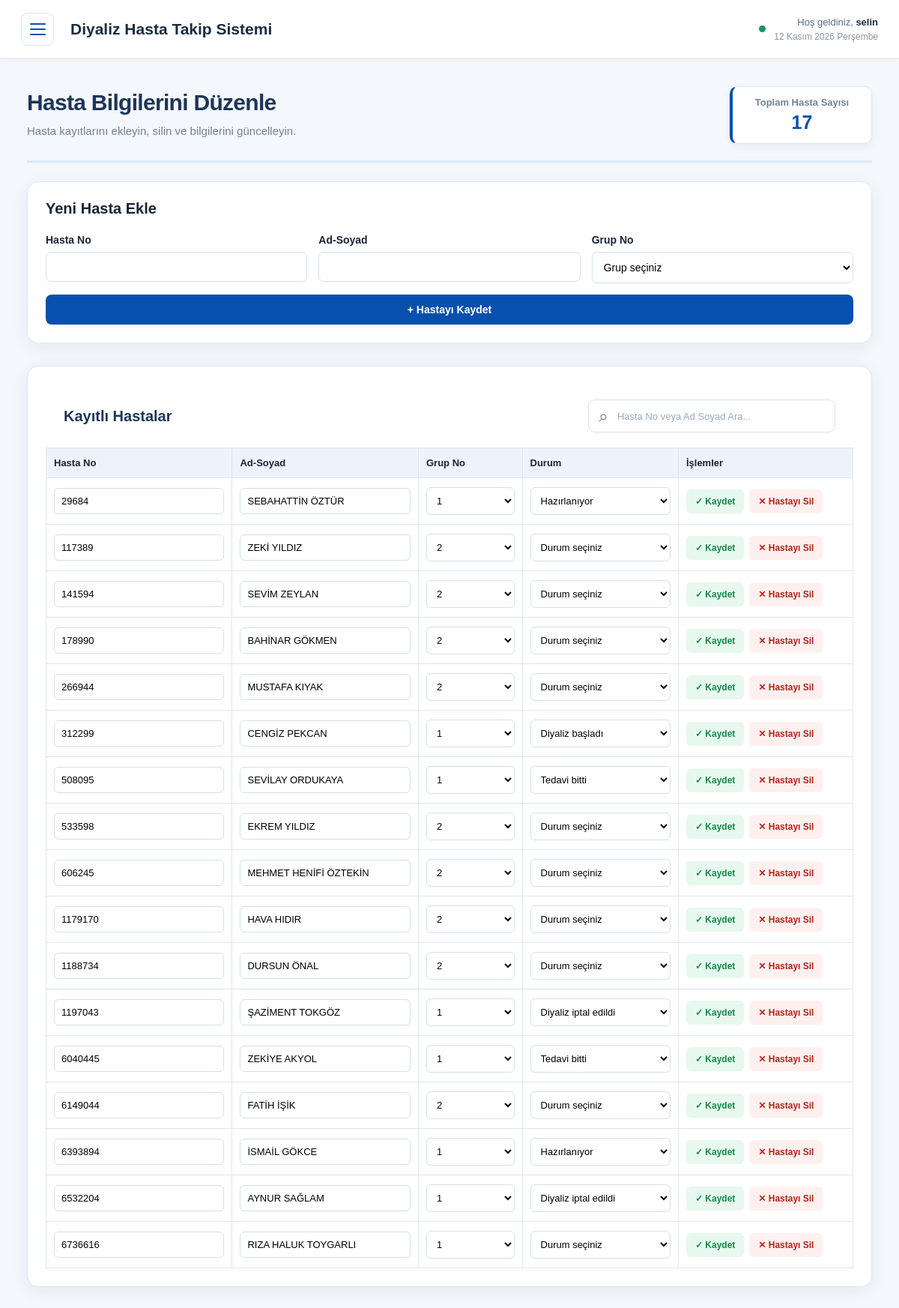
The page /admin/hasta-yonetimi (signed in) on the database as committed earlier.
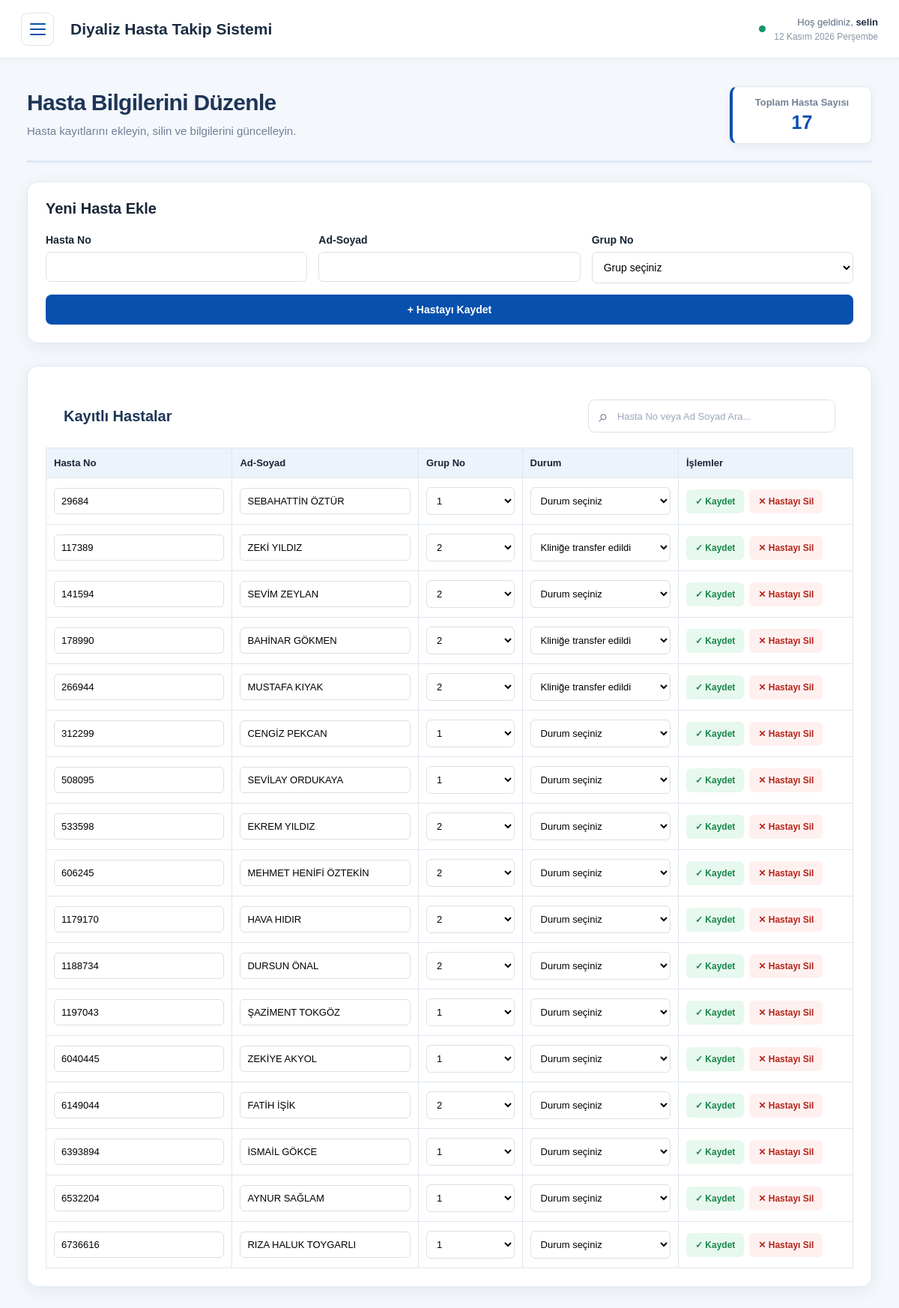
The same page on the database as committed later.
### tables this page shows
CREATE TABLE hastalar (
                hasta_no INTEGER PRIMARY KEY,
                ad_soyad TEXT NOT NULL,
                grup_no INTEGER NOT NULL
            , durum TEXT DEFAULT '', durum_tarihi TEXT, tv_onayli INTEGER NOT NULL DEFAULT 0);

### app.py (the view)
@app.route("/admin/hasta-yonetimi")
@giris_gerekli
@admin_gerekli
def admin_hasta_yonetimi():
    with veritabani_baglantisi() as baglanti:
        hastalar = baglanti.execute("""
            SELECT hasta_no, ad_soyad, grup_no, durum
            FROM hastalar
            ORDER BY hasta_no
        """).fetchall()
    return render_template(
        "admin_hasta_yonetimi.html",
        kullanici_adi=session["kullanici_adi"],
        rol=session["rol"],
        hastalar=hastalar,
        aktif_sayfa="hasta"
    )

### app.py (called while the page is built)
def veritabani_baglantisi():
    baglanti = sqlite3.connect(DB_PATH)
    baglanti.row_factory = sqlite3.Row
    return baglanti

def giris_gerekli(f):
    @wraps(f)
    def decorated_function(*args, **kwargs):
        if "sekreter_id" not in session:
            flash("Devam etmek için giriş yapmalısınız.", "error")
            return redirect(url_for("login"))
        return f(*args, **kwargs)
    return decorated_function

def admin_gerekli(f):
    @wraps(f)
    def decorated_function(*args, **kwargs):
        if session.get("rol") != "admin":
            flash("Bu sayfaya erişim yetkiniz yok.", "error")
            return redirect(url_for("hasta_ekrani"))
        return f(*args, **kwargs)
    return decorated_function

### templates/admin_hasta_yonetimi.html (shortened to what this page needs)
<!doctype html>
<html lang="tr">
<head>
    <link rel="stylesheet" href="{{ url_for('static', filename='admin_ortak.css') }}">
    <link rel="stylesheet" href="{{ url_for('static', filename='admin_paneli.css') }}">
    <link rel="stylesheet" href="{{ url_for('static', filename='ortak_navbar.css') }}">
</head>
<body>
    {% set aktif_sayfa = 'hasta' %}
    {% include 'admin_ust_menu.html' %}
    <main class="admin-container">
        <div class="admin-sayfa-baslik hasta-baslik-alani">
            <div>
                <h1>Hasta Bilgilerini Düzenle</h1>
                <p>Hasta kayıtlarını ekleyin, silin ve bilgilerini güncelleyin.</p>
            </div>
            <div class="toplam-hasta-kutu">
                <span class="toplam-hasta-baslik">Toplam Hasta Sayısı</span>
                <span class="toplam-hasta-sayi">{{ hastalar|length }}</span>
            </div>
        </div>
        <section class="admin-card">
            <h2>Yeni Hasta Ekle</h2>
            <form method="POST" action="{{ url_for('admin_hasta_ekle') }}" class="hasta-ekle-form">
                <div class="form-alani">
                    <label for="hasta_no">Hasta No</label>
                    <input type="text" id="hasta_no" name="hasta_no" maxlength="12" pattern="[0-9]{1,12}"
                        inputmode="numeric"
                        title="Hasta numarası yalnızca rakamlardan oluşmalı ve en fazla 12 basamaklı olmalıdır."
                        required>
                </div>
                <div class="form-alani">
                    <label for="ad_soyad">Ad-Soyad</label>
                    <input type="text" id="ad_soyad" name="ad_soyad" maxlength="50" required>
                </div>
                <div class="form-alani">
                    <label for="grup_no">Grup No</label>
                    <select id="grup_no" name="grup_no" required>
                        <option value="">Grup seçiniz</option>
                    </select>
                </div>
                <button type="submit" class="ekle-buton">
                    + Hastayı Kaydet
                </button>
            </form>
        </section>
        <section class="admin-card">
            <div class="kayitli-hastalar-baslik">
                <h2>Kayıtlı Hastalar</h2>
                <div class="hasta-arama-kutusu">
                    <span class="arama-ikonu">⌕</span>
                    <input
                        type="search"
                        id="hastaArama"
                        placeholder="Hasta No veya Ad Soyad Ara..."
                        autocomplete="off"
                    >
                </div>
            </div>
            <div class="tablo-kaydirma">
                <table class="hasta-tablosu">
                    <thead>
                        <tr>
                            <th>Hasta No</th>
                            <th>Ad-Soyad</th>
                            <th>Grup No</th>
                            <th>Durum</th>
                            <th>İşlemler</th>
                        </tr>
                    </thead>
                    <tbody>
                        {% for hasta in hastalar %}
                        {% set form_id = "guncelle_" ~ loop.index %}
                        <tr>
                            <td>
                                <input type="text" name="hasta_no" value="{{ hasta['hasta_no'] }}" maxlength="12"
                                    pattern="[0-9]{1,12}" inputmode="numeric" title="En fazla 12 rakam girilebilir."
                                    required form="{{ form_id }}">
                            </td>
                            <td>
                                <input type="text" name="ad_soyad" value="{{ hasta['ad_soyad'] }}" maxlength="50"
                                    required form="{{ form_id }}">
                            </td>
                            <td>
                                <select name="grup_no" required form="{{ form_id }}">
                                    <option value="1" {% if hasta['grup_no']|string|trim=='1' %}selected{% endif %}>
                                        1
                                    </option>
                                    <option value="2" {% if hasta['grup_no']|string|trim=='2' %}selected{% endif %}>
                                        2
                                    </option>
                                </select>
                            </td>
                            <td>
                                <select name="durum" form="{{ form_id }}">
                                    <option value="">Durum seçiniz</option>
                                    <option value="hazirlaniyor" {% if hasta['durum']=='hazirlaniyor' %}selected{% endif
                                        %}>
                                        Hazırlanıyor
                                    </option>
                                    <option value="basladi" {% if hasta['durum']=='basladi' %}selected{% endif %}>
                                        Diyaliz başladı
                                    </option>
                                    <option value="bitti" {% if hasta['durum']=='bitti' %}selected{% endif %}>
                                        Tedavi bitti
                                    </option>
                                    <option value="transfer" {% if hasta['durum']=='transfer' %}selected{% endif %}>
                                        Kliniğe transfer edildi
                                    </option>
                                    <option value="iptal" {% if hasta['durum']=='iptal' %}selected{% endif %}>
                                        Diyaliz iptal edildi
                                    </option>
                                </select>
                            </td>
                            <td>
                                <div class="islem-butonlari">
                                    <form id="{{ form_id }}" method="POST"
                                        action="{{ url_for('admin_hasta_guncelle', eski_hasta_no=hasta['hasta_no']) }}">
                                        <button type="submit" class="kaydet-buton">
                                            ✓ Kaydet
                                        </button>
                                    </form>
                                    <form method="POST"
                                        action="{{ url_for('admin_hasta_sil', hasta_no=hasta['hasta_no']) }}"
                                        onsubmit="return confirm('Bu hastayı silmek istediğinize emin misiniz?');">
                                        <button type="submit" class="sil-buton">
                                            ✕ Hastayı Sil
                                        </button>
                                    </form>
                                </div>
                            </td>
                        </tr>
                        {% else %}
                        <tr>
                            <td colspan="5" class="empty-message">
                                    Henüz hasta kaydı bulunmuyor.
                            </td>
                        </tr>
                        {% endfor %}
                    </tbody>
                </table>
            </div>
        </section>
    </main>
</body>
</html>

### templates/admin_ust_menu.html (shortened to what this page needs)
<header class="ust-navbar">
    <button
        type="button"
        class="menu-buton"
        id="menuButonu"
        aria-label="Menüyü aç veya kapat"
        aria-expanded="false"
        aria-controls="yanMenu">
        <span></span>
        <span></span>
        <span></span>
    </button>
    <div class="navbar-baslik">
        <h1>Diyaliz Hasta Takip Sistemi</h1>
    </div>
    <div class="navbar-sag">
        <span class="sistem-isareti"></span>
        <div class="navbar-kullanici">
            <span class="hosgeldiniz">
                Hoş geldiniz,
                <strong>{{ session.get('kullanici_adi', 'Kullanıcı') }}</strong>
            </span>
            <span class="navbar-tarih" id="navbarTarih"></span>
        </div>
    </div>
</header>

### static/admin_ortak.css (style rules this page uses)
* { box-sizing: border-box; }
html, body { width: 100%; min-height: 100%; margin: 0; padding: 0; }
body { font-family: Arial, Helvetica, sans-serif; background: #f4f7fb; color: #172536; }
button, input, select, textarea { font-family: inherit; }

### static/admin_paneli.css (style rules this page uses)
.admin-container { width: 100%; max-width: 1450px; min-height: calc(100vh - 78px); margin: 0 auto; padding: 110px 36px 40px; }
.admin-sayfa-baslik { position: relative; margin-bottom: 32px; padding: 5px 0 22px; border-bottom: 3px solid #dce8f8; }
.admin-sayfa-baslik h1 { margin: 0 0 9px; color: #1d3557; font-size: 30px; font-weight: 750; letter-spacing: -0.7px; }
.admin-sayfa-baslik p { margin: 0; color: #718096; font-size: 15px; line-height: 1.6; }
.admin-card { width: 100%; margin-bottom: 30px; overflow: hidden; background: #ffffff; border: 1px solid #e0e8f2; border-radius: 15px; box-shadow: 0 5px 22px rgba(30, 55, 90, 0.07); }
.hasta-baslik-alani { display: flex; justify-content: space-between; align-items: center; gap: 20px; margin-bottom: 25px; }
.toplam-hasta-kutu { min-width: 190px; padding: 13px 22px; background: #ffffff; border: 1px solid #dfe6ee; border-left: 4px solid #0750ad; border-radius: 10px; display: flex; flex-direction: column; align-items: center; gap: 5px; box-shadow: 0 4px 12px rgba(23, 37, 54, 0.05); }
.toplam-hasta-baslik { color: #738195; font-size: 13px; font-weight: 600; }
.toplam-hasta-sayi { color: #0750ad; font-size: 25px; font-weight: bold; }
.kayitli-hastalar-baslik { display: flex; justify-content: space-between; align-items: center; gap: 20px; padding: 20px 24px; }
.kayitli-hastalar-baslik h2 { margin: 0; color: #1d3557; font-size: 20px; white-space: nowrap; }
.hasta-arama-kutusu { width: 330px; height: 44px; display: flex; align-items: center; gap: 10px; padding: 0 13px; background: #ffffff; border: 1px solid #d8e1ed; border-radius: 9px; transition: 0.2s; }
.arama-ikonu { color: #718096; font-size: 23px; }
.hasta-arama-kutusu input { width: 100%; min-width: 0; height: 100%; border: none; outline: none; background: transparent; font-size: 13px; color: #263e5e; }
.hasta-arama-kutusu input::placeholder { color: #9aa8bb; }

### static/ortak_navbar.css (style rules this page uses)
.ust-navbar { position: fixed; top: 0; left: 0; right: 0; z-index: 1000; width: 100%; height: 78px; padding: 0 28px; display: flex; align-items: center; gap: 22px; background: #ffffff; border-bottom: 1px solid #dfe6ee; box-shadow: 0 2px 10px #17253608; }
.menu-buton { width: 44px; height: 44px; flex-shrink: 0; display: flex; flex-direction: column; align-items: center; justify-content: center; gap: 5px; border: 1px solid #dce4ed; border-radius: 9px; background: #ffffff; cursor: pointer; transition: background 0.2s, border-color 0.2s; }
.menu-buton span { display: block; width: 21px; height: 2px; border-radius: 2px; background: #0750ad; }
.navbar-baslik { flex: 1; min-width: 0; }
.navbar-baslik h1 { margin: 0; color: #1b2c40; font-size: 21px; font-weight: 700; white-space: nowrap; }
.navbar-sag { display: flex; align-items: center; gap: 11px; flex-shrink: 0; color: #596b7f; }
.sistem-isareti { width: 9px; height: 9px; flex-shrink: 0; border-radius: 50%; background: #159567; }
.navbar-kullanici { display: flex; flex-direction: column; align-items: flex-end; justify-content: center; gap: 5px; }
.hosgeldiniz { color: #596b7f; font-size: 13px; font-weight: 500; white-space: nowrap; }
.hosgeldiniz strong { color: #1b2c40; font-weight: 700; }
.navbar-tarih { color: #8995a5; font-size: 12px; white-space: nowrap; text-transform: capitalize; }

Rows that differ between the two databases and show on the page:
changed hastalar "SEBAHATTİN ÖZTÜR": durum "Hazırlanıyor" → "Durum seçiniz"
changed hastalar "ZEKİ YILDIZ": durum "Durum seçiniz" → "Kliniğe transfer edildi"
changed hastalar "BAHİNAR GÖKMEN": durum "Durum seçiniz" → "Kliniğe transfer edildi"
changed hastalar "MUSTAFA KIYAK": durum "Durum seçiniz" → "Kliniğe transfer edildi"
changed hastalar "CENGİZ PEKCAN": durum "Diyaliz başladı" → "Durum seçiniz"
changed hastalar "SEVİLAY ORDUKAYA": durum "Tedavi bitti" → "Durum seçiniz"
changed hastalar "ŞAZİMENT TOKGÖZ": durum "Diyaliz iptal edildi" → "Durum seçiniz"
changed hastalar "ZEKİYE AKYOL": durum "Tedavi bitti" → "Durum seçiniz"
changed hastalar "İSMAİL GÖKCE": durum "Hazırlanıyor" → "Durum seçiniz"
changed hastalar "AYNUR SAĞLAM": durum "Diyaliz iptal edildi" → "Durum seçiniz"
